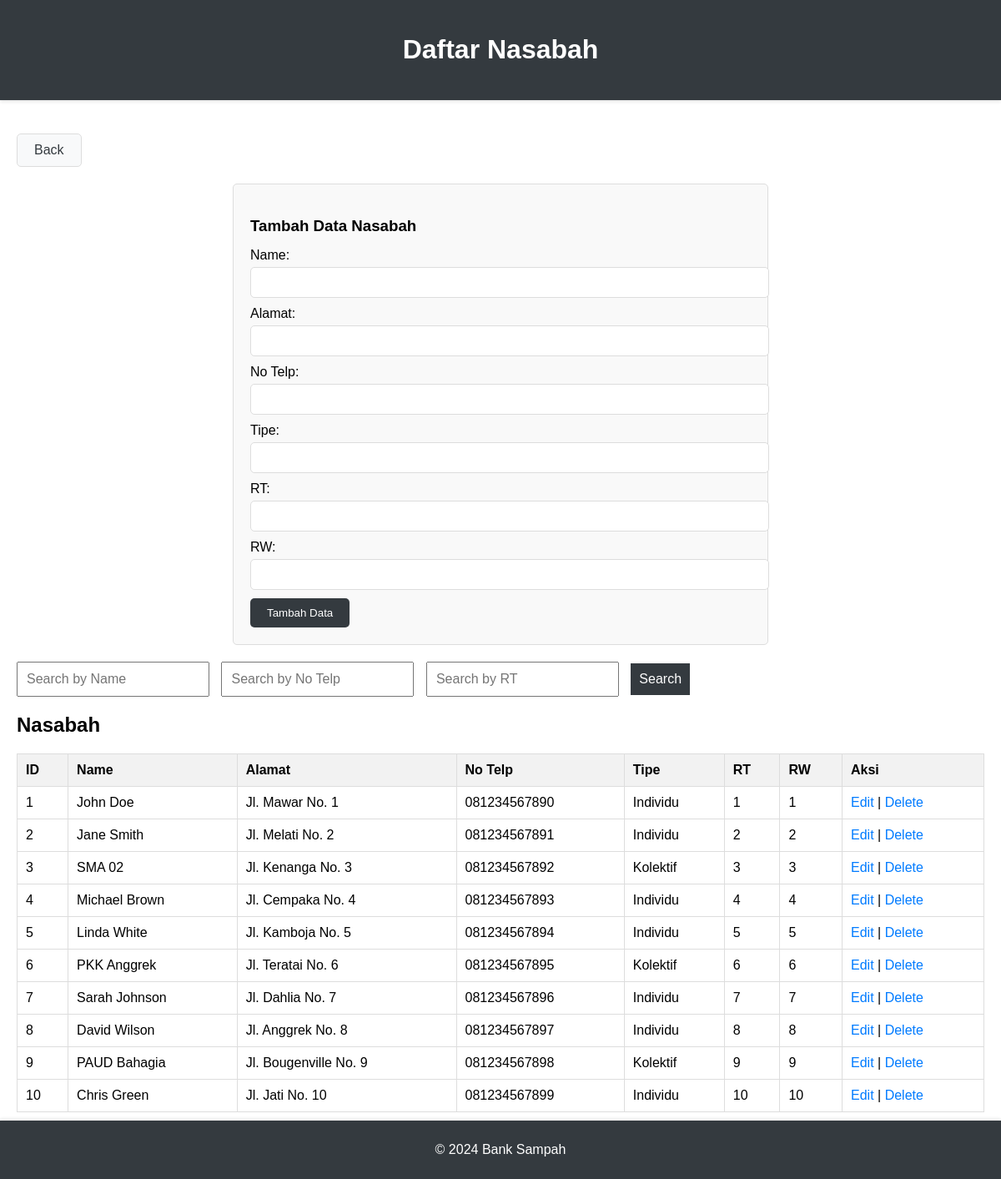
/admin/nasabah/nasabah.php, run on the app's committed database.
### tables this page shows
CREATE TABLE `nasabah` (
  `id` int(11) NOT NULL,
  `name` varchar(100) NOT NULL,
  `alamat` varchar(100) NOT NULL,
  `no_telp` varchar(13) NOT NULL,
  `tipe` enum('Individu','Kolektif') NOT NULL,
  `rt` int(11) NOT NULL,
  `rw` int(11) NOT NULL
);

### admin/nasabah/nasabah.php (the view, shortened to what this page needs)
<!DOCTYPE html>
<html lang="en">
<head>
    <link rel="stylesheet" href="style.css">
</head>
<body>
    <header>
        <h1>Daftar Nasabah</h1>
    </header>
    <main class="main-container">
        <section>
            <div class="back-button">
                <a href="http://localhost/Sampah/admin/admin.php">Back</a>
            </div>
            <div class="form-container">
                <h3>Tambah Data Nasabah</h3>
                <form action="create_nasabah.php" method="post">
                    <label for="name">Name:</label>
                    <input type="text" id="name" name="name" required>
                    <label for="alamat">Alamat:</label>
                    <input type="text" id="alamat" name="alamat" required>
                    <label for="no_telp">No Telp:</label>
                    <input type="text" id="no_telp" name="no_telp" required>
                    <label for="tipe">Tipe:</label>
                    <input type="text" id="tipe" name="tipe" required>
                    <label for="rt">RT:</label>
                    <input type="number" id="rt" name="rt" required>
                    <label for="rw">RW:</label>
                    <input type="number" id="rw" name="rw" required>
                    <input type="submit" value="Tambah Data">
                </form>
            </div>
            <form method="GET" class="search-form">
                <input type="text" name="search_name" placeholder="Search by Name" value="<?php echo isset($_GET['search_name']) ? htmlspecialchars($_GET['search_name']) : ''; ?>">
                <input type="text" name="search_no_telp" placeholder="Search by No Telp" value="<?php echo isset($_GET['search_no_telp']) ? htmlspecialchars($_GET['search_no_telp']) : ''; ?>">
                <input type="text" name="search_rt" placeholder="Search by RT" value="<?php echo isset($_GET['search_rt']) ? htmlspecialchars($_GET['search_rt']) : ''; ?>">
                <button type="submit">Search</button>
            </form>
            <h2>Nasabah</h2>
            <table>
                <tr>
                    <th>ID</th>
                    <th>Name</th>
                    <th>Alamat</th>
                    <th>No Telp</th>
                    <th>Tipe</th>
                    <th>RT</th>
                    <th>RW</th>
                    <th>Aksi</th>
                </tr>
                <?php
                $servername = "localhost";
                $username = "root";
                $password = "";
                $dbname = "bank_sampah";
                $conn = new mysqli($servername, $username, $password, $dbname);
                $sql = "SELECT id, name, alamat, no_telp, tipe, rt, rw FROM nasabah WHERE 1=1";
                $result = $conn->query($sql);
                if ($result->num_rows > 0) {
                    while($row = $result->fetch_assoc()) {
                        echo "<tr>";
                        echo "<td>" . htmlspecialchars($row["id"]) . "</td>";
                        echo "<td>" . htmlspecialchars($row["name"]) . "</td>";
                        echo "<td>" . htmlspecialchars($row["alamat"]) . "</td>";
                        echo "<td>" . htmlspecialchars($row["no_telp"]) . "</td>";
                        echo "<td>" . htmlspecialchars($row["tipe"]) . "</td>";
                        echo "<td>" . htmlspecialchars($row["rt"]) . "</td>";
                        echo "<td>" . htmlspecialchars($row["rw"]) . "</td>";
                        echo "<td><a class='edit-link' href='update_nasabah.php?id=" . htmlspecialchars($row["id"]) . "'>Edit</a> | <a class='delete-link' href='delete_nasabah.php?id=" . htmlspecialchars($row["id"]) . "' onclick='return confirm(\"Anda yakin ingin menghapus data ini?\")'>Delete</a></td>";
                        echo "</tr>";
                    }
                } else {
                    echo "<tr><td colspan='8'>Tidak ada data</td></tr>";
                }
                ?>
            </table>
        </section>
    </main>
    <footer>
        <p>&copy; 2024 Bank Sampah</p>
    </footer>
</body>
</html>

### admin/nasabah/style.css (style rules this page uses)
body { font-family: Arial, sans-serif; margin: 0; padding: 0; display: flex; flex-direction: column; min-height: 100vh; }
header { width: 100%; background-color: #343a3f; color: white; padding: 20px 0; text-align: center; box-shadow: 0 2px 4px rgba(0, 0, 0, 0.1); }
main { flex: 1; width: 100%; max-width: 1200px; margin: 0 auto; padding: 20px; box-sizing: border-box; padding-bottom: 60px; }
.main-container { display: flex; flex-direction: column; align-items: center; }
section { margin: 20px 0; width: 100%; overflow-x: auto; }
table { width: 100%; border-collapse: collapse; margin: auto; }
th, td { padding: 10px; text-align: left; border: 1px solid #ddd; }
th { background-color: #f2f2f2; }
footer { width: 100%; background-color: #343a3f; color: white; text-align: center; padding: 10px 0; position: fixed; bottom: 0; left: 0; box-shadow: 0 -2px 4px rgba(0, 0, 0, 0.1); }
.search-form { margin-bottom: 20px; }
.search-form input { padding: 10px; margin-right: 10px; font-size: 16px; }
.search-form button { padding: 10px; font-size: 16px; background-color: #343a3f; color: white; border: none; cursor: pointer; }
.back-button { margin-bottom: 20px; }
.back-button a { text-decoration: none; color: #343a3f; background-color: #f8f9fa; padding: 10px 20px; border: 1px solid #ddd; border-radius: 5px; font-size: 16px; display: inline-block; }
.form-container { width: 100%; max-width: 600px; margin: 20px auto; padding: 20px; border: 1px solid #ddd; border-radius: 5px; background-color: #f9f9f9; }
.form-container h3 { margin-bottom: 15px; }
.form-container label { display: block; margin-bottom: 5px; }
.form-container input[type="text"], .form-container input[type="number"] { width: 100%; padding: 10px; margin-bottom: 10px; border: 1px solid #ddd; border-radius: 5px; }
.form-container input[type="submit"] { background-color: #343a3f; color: white; padding: 10px 20px; border: none; border-radius: 5px; cursor: pointer; }
.edit-link, .delete-link { color: #007bff; text-decoration: none; }

### data on the page
nasabah: id "1", name "John Doe", alamat "Jl. Mawar No. 1", no_telp "081234567890", tipe "Individu", rt "1", rw "1"
nasabah: id "2", name "Jane Smith", alamat "Jl. Melati No. 2", no_telp "081234567891", tipe "Individu", rt "2", rw "2"
nasabah: id "3", name "SMA 02", alamat "Jl. Kenanga No. 3", no_telp "081234567892", tipe "Kolektif", rt "3", rw "3"
nasabah: id "4", name "Michael Brown", alamat "Jl. Cempaka No. 4", no_telp "081234567893", tipe "Individu", rt "4", rw "4"
nasabah: id "5", name "Linda White", alamat "Jl. Kamboja No. 5", no_telp "081234567894", tipe "Individu", rt "5", rw "5"
nasabah: id "6", name "PKK Anggrek", alamat "Jl. Teratai No. 6", no_telp "081234567895", tipe "Kolektif", rt "6", rw "6"
nasabah: id "7", name "Sarah Johnson", alamat "Jl. Dahlia No. 7", no_telp "081234567896", tipe "Individu", rt "7", rw "7"
nasabah: id "8", name "David Wilson", alamat "Jl. Anggrek No. 8", no_telp "081234567897", tipe "Individu", rt "8", rw "8"
nasabah: id "9", name "PAUD Bahagia", alamat "Jl. Bougenville No. 9", no_telp "081234567898", tipe "Kolektif", rt "9", rw "9"
nasabah: id "10", name "Chris Green", alamat "Jl. Jati No. 10", no_telp "081234567899", tipe "Individu", rt "10", rw "10"
